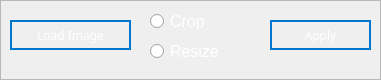
   <widget class="QFrame" name="mergeFrame">
    <property name="geometry">
     <rect>
      <x>370</x>
      <y>580</y>
      <width>381</width>
      <height>80</height>
     </rect>
    </property>
    <property name="styleSheet">
     <string notr="true">color: rgb(255, 255, 255);</string>
    </property>
    <property name="frameShape">
     <enum>QFrame::StyledPanel</enum>
    </property>
    <property name="frameShadow">
     <enum>QFrame::Raised</enum>
    </property>
    <widget class="QPushButton" name="mergeLoadBtn">
     <property name="geometry">
      <rect>
       <x>10</x>
       <y>20</y>
       <width>121</width>
       <height>30</height>
      </rect>
     </property>
     <property name="minimumSize">
      <size>
       <width>64</width>
       <height>30</height>
      </size>
     </property>
     <property name="font">
      <font>
       <family>Arial Black</family>
       <italic>false</italic>
       <bold>false</bold>
      </font>
     </property>
     <property name="cursor">
      <cursorShape>PointingHandCursor</cursorShape>
     </property>
     <property name="styleSheet">
      <string notr="true">
  border: 2px solid #0077CC;
background:transparent;
  color: #FFFFFF;
  cursor: pointer;
  font-weight: 400;
  letter-spacing: -.022em;
  line-height: 1.47059;
  min-width: 30px;
  padding: 4px 15px;
  text-align: center;
  vertical-align: baseline;
</string>
     </property>
     <property name="text">
      <string>Load Image</string>
     </property>
    </widget>
    <widget class="QRadioButton" name="cropMergeButton">
     <property name="geometry">
      <rect>
       <x>150</x>
       <y>10</y>
       <width>91</width>
       <height>22</height>
      </rect>
     </property>
     <property name="font">
      <font>
       <pointsize>12</pointsize>
      </font>
     </property>
     <property name="text">
      <string>Crop</string>
     </property>
    </widget>
    <widget class="QRadioButton" name="resizeMergeButton">
     <property name="geometry">
      <rect>
       <x>150</x>
       <y>40</y>
       <width>91</width>
       <height>22</height>
      </rect>
     </property>
     <property name="font">
      <font>
       <pointsize>12</pointsize>
      </font>
     </property>
     <property name="text">
      <string>Resize</string>
     </property>
    </widget>
    <widget class="QPushButton" name="applyMergeBtn">
     <property name="geometry">
      <rect>
       <x>270</x>
       <y>20</y>
       <width>101</width>
       <height>30</height>
      </rect>
     </property>
     <property name="minimumSize">
      <size>
       <width>64</width>
       <height>30</height>
      </size>
     </property>
     <property name="font">
      <font>
       <family>Arial Black</family>
       <italic>false</italic>
       <bold>false</bold>
      </font>
     </property>
     <property name="cursor">
      <cursorShape>PointingHandCursor</cursorShape>
     </property>
     <property name="styleSheet">
      <string notr="true">
  border: 2px solid #0077CC;
background:transparent;
  color: #FFFFFF;
  cursor: pointer;
  font-weight: 400;
  letter-spacing: -.022em;
  line-height: 1.47059;
  min-width: 30px;
  padding: 4px 15px;
  text-align: center;
  vertical-align: baseline;
</string>
     </property>
     <property name="text">
      <string>Apply</string>
     </property>
    </widget>
   </widget>
